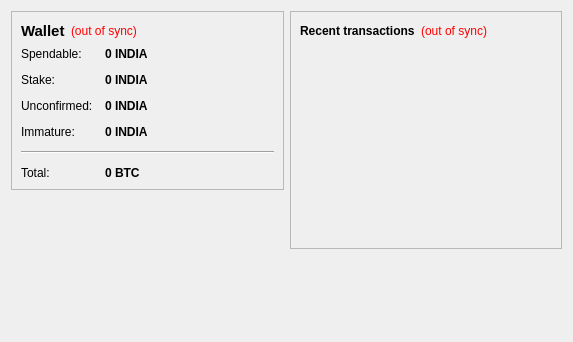
<?xml version="1.0" encoding="UTF-8"?>
<ui version="4.0">
 <class>OverviewPage</class>
 <widget class="QWidget" name="OverviewPage">
  <property name="geometry">
   <rect>
    <x>0</x>
    <y>0</y>
    <width>573</width>
    <height>342</height>
   </rect>
  </property>
  <property name="windowTitle">
   <string>Form</string>
  </property>
  <layout class="QHBoxLayout" name="horizontalLayout" stretch="1,1">
   <item>
    <layout class="QVBoxLayout" name="verticalLayout_2">
     <item>
      <widget class="QFrame" name="frame">
       <property name="frameShape">
        <enum>QFrame::StyledPanel</enum>
       </property>
       <property name="frameShadow">
        <enum>QFrame::Raised</enum>
       </property>
       <layout class="QVBoxLayout" name="verticalLayout_4">
        <item>
         <layout class="QHBoxLayout" name="horizontalLayout_4">
          <item>
           <widget class="QLabel" name="label_5">
            <property name="font">
             <font>
              <pointsize>11</pointsize>
              <weight>75</weight>
              <bold>true</bold>
             </font>
            </property>
            <property name="text">
             <string>Wallet</string>
            </property>
           </widget>
          </item>
          <item>
           <widget class="QLabel" name="labelWalletStatus">
            <property name="toolTip">
             <string>The displayed information may be out of date. Your wallet automatically synchronizes with the INDIA network after a connection is established, but this process has not completed yet.</string>
            </property>
            <property name="styleSheet">
             <string notr="true">QLabel { color: red; }</string>
            </property>
            <property name="text">
             <string notr="true">(out of sync)</string>
            </property>
            <property name="alignment">
             <set>Qt::AlignLeading|Qt::AlignLeft|Qt::AlignVCenter</set>
            </property>
           </widget>
          </item>
          <item>
           <spacer name="horizontalSpacer_2">
            <property name="orientation">
             <enum>Qt::Horizontal</enum>
            </property>
            <property name="sizeHint" stdset="0">
             <size>
              <width>40</width>
              <height>20</height>
             </size>
            </property>
           </spacer>
          </item>
         </layout>
        </item>
        <item>
         <layout class="QFormLayout" name="formLayout_2">
          <property name="fieldGrowthPolicy">
           <enum>QFormLayout::AllNonFixedFieldsGrow</enum>
          </property>
          <property name="horizontalSpacing">
           <number>12</number>
          </property>
          <property name="verticalSpacing">
           <number>12</number>
          </property>
          <item row="0" column="0">
           <widget class="QLabel" name="label">
            <property name="text">
             <string>Spendable:</string>
            </property>
           </widget>
          </item>
          <item row="0" column="1">
           <widget class="QLabel" name="labelBalance">
            <property name="font">
             <font>
              <weight>75</weight>
              <bold>true</bold>
             </font>
            </property>
            <property name="cursor">
             <cursorShape>IBeamCursor</cursorShape>
            </property>
            <property name="toolTip">
             <string>Your current spendable balance</string>
            </property>
            <property name="text">
             <string notr="true">0 INDIA</string>
            </property>
            <property name="textInteractionFlags">
             <set>Qt::LinksAccessibleByMouse|Qt::TextSelectableByKeyboard|Qt::TextSelectableByMouse</set>
            </property>
           </widget>
          </item>
          <item row="1" column="0">
           <widget class="QLabel" name="label_6">
            <property name="text">
             <string>Stake:</string>
            </property>
           </widget>
          </item>
          <item row="1" column="1">
           <widget class="QLabel" name="labelStake">
            <property name="font">
             <font>
              <weight>75</weight>
              <bold>true</bold>
             </font>
            </property>
            <property name="cursor">
             <cursorShape>IBeamCursor</cursorShape>
            </property>
            <property name="toolTip">
             <string>Total of coins that was staked, and do not yet count toward the current balance</string>
            </property>
            <property name="text">
             <string notr="true">0 INDIA</string>
            </property>
            <property name="textInteractionFlags">
             <set>Qt::LinksAccessibleByMouse|Qt::TextSelectableByKeyboard|Qt::TextSelectableByMouse</set>
            </property>
           </widget>
          </item>
          <item row="2" column="0">
           <widget class="QLabel" name="label_3">
            <property name="text">
             <string>Unconfirmed:</string>
            </property>
           </widget>
          </item>
          <item row="2" column="1">
           <widget class="QLabel" name="labelUnconfirmed">
            <property name="font">
             <font>
              <weight>75</weight>
              <bold>true</bold>
             </font>
            </property>
            <property name="cursor">
             <cursorShape>IBeamCursor</cursorShape>
            </property>
            <property name="toolTip">
             <string>Total of transactions that have yet to be confirmed, and do not yet count toward the current balance</string>
            </property>
            <property name="text">
             <string notr="true">0 INDIA</string>
            </property>
            <property name="textInteractionFlags">
             <set>Qt::LinksAccessibleByMouse|Qt::TextSelectableByKeyboard|Qt::TextSelectableByMouse</set>
            </property>
           </widget>
          </item>
          <item row="3" column="0">
           <widget class="QLabel" name="labelImmatureText">
            <property name="text">
             <string>Immature:</string>
            </property>
           </widget>
          </item>
          <item row="3" column="1">
           <widget class="QLabel" name="labelImmature">
            <property name="font">
             <font>
              <weight>75</weight>
              <bold>true</bold>
             </font>
            </property>
            <property name="toolTip">
             <string>Mined balance that has not yet matured</string>
            </property>
            <property name="text">
             <string notr="true">0 INDIA</string>
            </property>
            <property name="textInteractionFlags">
             <set>Qt::LinksAccessibleByMouse|Qt::TextSelectableByKeyboard|Qt::TextSelectableByMouse</set>
            </property>
           </widget>
          </item>
          <item row="4" column="0" colspan="2">
           <widget class="Line" name="line">
            <property name="orientation">
             <enum>Qt::Horizontal</enum>
            </property>
           </widget>
          </item>
          <item row="5" column="0">
           <widget class="QLabel" name="labelTotalText">
            <property name="text">
             <string>Total:</string>
            </property>
           </widget>
          </item>
          <item row="5" column="1">
           <widget class="QLabel" name="labelTotal">
            <property name="font">
             <font>
              <weight>75</weight>
              <bold>true</bold>
             </font>
            </property>
            <property name="cursor">
             <cursorShape>IBeamCursor</cursorShape>
            </property>
            <property name="toolTip">
             <string>Your current total balance</string>
            </property>
            <property name="text">
             <string notr="true">0 BTC</string>
            </property>
            <property name="textInteractionFlags">
             <set>Qt::LinksAccessibleByMouse|Qt::TextSelectableByKeyboard|Qt::TextSelectableByMouse</set>
            </property>
           </widget>
          </item>
         </layout>
        </item>
       </layout>
      </widget>
     </item>
     <item>
      <spacer name="verticalSpacer">
       <property name="orientation">
        <enum>Qt::Vertical</enum>
       </property>
       <property name="sizeHint" stdset="0">
        <size>
         <width>20</width>
         <height>40</height>
        </size>
       </property>
      </spacer>
     </item>
    </layout>
   </item>
   <item>
    <layout class="QVBoxLayout" name="verticalLayout_3">
     <item>
      <widget class="QFrame" name="frame_2">
       <property name="frameShape">
        <enum>QFrame::StyledPanel</enum>
       </property>
       <property name="frameShadow">
        <enum>QFrame::Raised</enum>
       </property>
       <layout class="QVBoxLayout" name="verticalLayout">
        <item>
         <layout class="QHBoxLayout" name="horizontalLayout_2">
          <item>
           <widget class="QLabel" name="label_4">
            <property name="text">
             <string>&lt;b&gt;Recent transactions&lt;/b&gt;</string>
            </property>
           </widget>
          </item>
          <item>
           <widget class="QLabel" name="labelTransactionsStatus">
            <property name="toolTip">
             <string>The displayed information may be out of date. Your wallet automatically synchronizes with the INDIA network after a connection is established, but this process has not completed yet.</string>
            </property>
            <property name="styleSheet">
             <string notr="true">QLabel { color: red; }</string>
            </property>
            <property name="text">
             <string notr="true">(out of sync)</string>
            </property>
            <property name="alignment">
             <set>Qt::AlignRight|Qt::AlignTrailing|Qt::AlignVCenter</set>
            </property>
           </widget>
          </item>
          <item>
           <spacer name="horizontalSpacer">
            <property name="orientation">
             <enum>Qt::Horizontal</enum>
            </property>
            <property name="sizeHint" stdset="0">
             <size>
              <width>40</width>
              <height>20</height>
             </size>
            </property>
           </spacer>
          </item>
         </layout>
        </item>
        <item>
         <widget class="QListView" name="listTransactions">
          <property name="styleSheet">
           <string notr="true">QListView { background: transparent; }</string>
          </property>
          <property name="frameShape">
           <enum>QFrame::NoFrame</enum>
          </property>
          <property name="verticalScrollBarPolicy">
           <enum>Qt::ScrollBarAlwaysOff</enum>
          </property>
          <property name="horizontalScrollBarPolicy">
           <enum>Qt::ScrollBarAlwaysOff</enum>
          </property>
          <property name="selectionMode">
           <enum>QAbstractItemView::NoSelection</enum>
          </property>
         </widget>
        </item>
       </layout>
      </widget>
     </item>
     <item>
      <spacer name="verticalSpacer_2">
       <property name="orientation">
        <enum>Qt::Vertical</enum>
       </property>
       <property name="sizeHint" stdset="0">
        <size>
         <width>20</width>
         <height>40</height>
        </size>
       </property>
      </spacer>
     </item>
    </layout>
   </item>
  </layout>
 </widget>
 <resources/>
 <connections/>
</ui>
